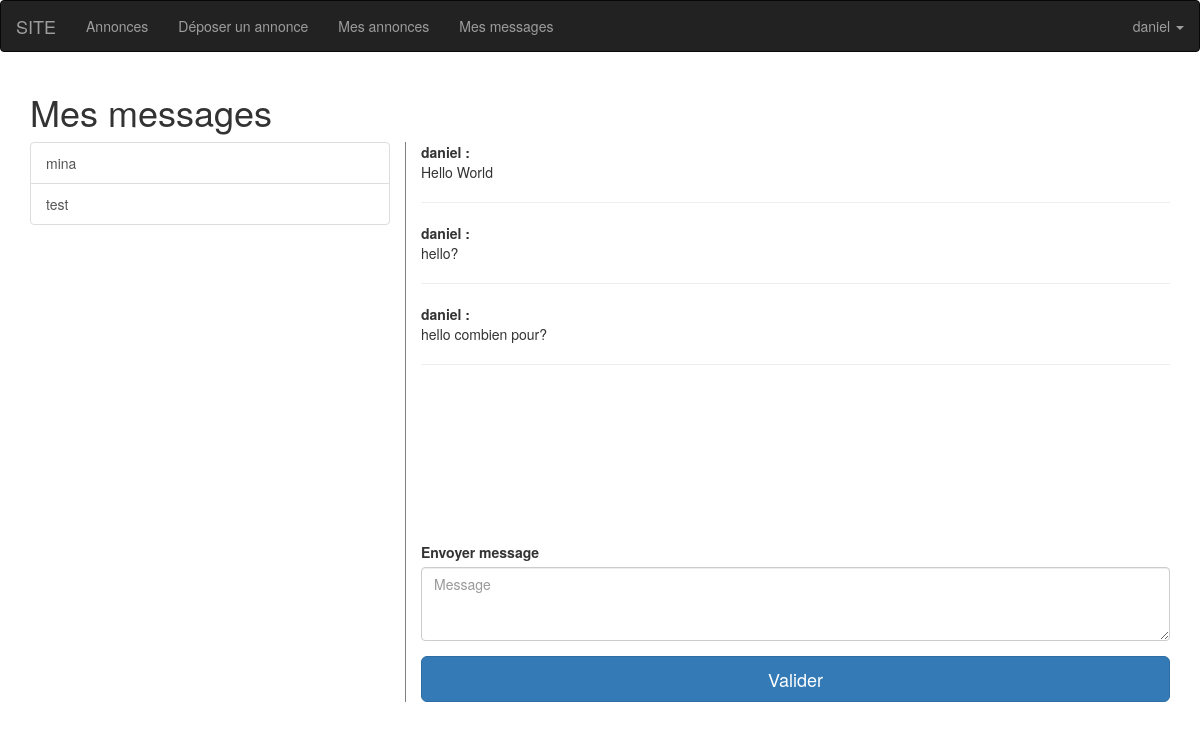
Screenshot of /code_projet_g3/messages.php?util=test (signed in) with the database file from the repository.
### tables this page shows
CREATE TABLE `users` (
  `idU` int(11) NOT NULL,
  `login` varchar(20) NOT NULL,
  `password` varchar(40) NOT NULL,
  `email` varchar(30) NOT NULL,
  `statut` varchar(10) NOT NULL,
  `dateInscription` date NOT NULL
);

CREATE TABLE `messages` (
  `idAuteur1` int(11) NOT NULL,
  `idAuteur2` int(11) NOT NULL,
  `texteMessage` text NOT NULL,
  `dateMessage` date NOT NULL,
  `idMessage` int(11) NOT NULL
);

### code_projet_g3/messages.php (the view, shortened to what this page needs)
<!DOCTYPE html>
<html lang="fr">
    <head>
    </head>
    <body>
        <?php
            include 'entete.php';
        ?>
        <div class="container">
            <h1>Mes messages</h1>
            <?php
                require('connectionBD.php');
                try
                {
                    $users = array($_SESSION['login']);
                    $req = $bdd->prepare("SELECT u1.login, u2.login AS login2 FROM messages AS m LEFT JOIN users AS u1 ON m.idAuteur1 = u1.idU LEFT JOIN users AS u2 ON m.idAuteur2 = u2.idU WHERE u1.login = :login OR u2.login = :login");
                    $req->bindValue(":login", $_SESSION['login']);
                    $req->execute();
                    $res = $req->fetch(PDO::FETCH_ASSOC);
                    echo '<div class="row">';
                    if($res)
                    {
                            echo '<div class="col-md-4">';
                                echo '<div class="list-group">';
                                do{
                                    if(!in_array($res['login2'], $users))
                                    {
                                        echo '<a href="messages.php?util='.$res['login2'].'" class="list-group-item list-group-item-action">'.$res['login2'].'</a>';
                                        array_push($users, $res['login2']);
                                    }
                                }while($res = $req->fetch(PDO::FETCH_ASSOC));
                                echo '</div>';
                            echo '</div>';
                    }
                    if(isset($_GET['util']) && $_GET['util'] != $_SESSION['login'])
                    {
                        $req = $bdd->prepare("SELECT u1.login, u2.login AS login2, texteMessage, idMessage FROM messages AS m LEFT JOIN users AS u1 ON m.idAuteur1 = u1.idU LEFT JOIN users AS u2 ON m.idAuteur2 = u2.idU WHERE (u1.login = :login AND u2.login = :login2) OR (u1.login = :login2 AND u2.login = :login)");
                        $req->bindValue(":login", $_SESSION['login']);
                        $req->bindValue(":login2", $_GET['util']);
                        $req->execute();
                        $res = $req->fetch(PDO::FETCH_ASSOC);
                        if($res){
                            echo '<div class="col-md-8" style="border-left:1px solid grey">';
                            echo '<div style="overflow-y: scroll; height:400px;">';
                            do
                            {
                                echo '<strong>'.$res['login'].' : </strong>';
                                echo '<p>'.$res['texteMessage'].'</p>';
                                echo '<hr>';
                            }while($res = $req->fetch(PDO::FETCH_ASSOC));
                        }
                        else
                        {
                            die("Aucun message");
                        }
                        echo <<<END
                            </div>
                                    <form class="form-signin" role="form" method="post" action="postMessage.php">
                                        <div class="form-group">
                                            <label for="message">Envoyer message</label>
                                            <textarea class="form-control" rows="3" name="message" placeholder="Message"></textarea>
                                        </div>
                                        <button class="btn btn-lg btn-primary btn-block" type="submit" name="submit" value=$_GET[util]>Valider</button>
                                    </form>
                                </div>
                            </div>
END;
                    }
                    else
                    {
                    }
                }
                catch(PDOException $e)
                {
                    die('Erreur : ' . $e->getMessage());
                }
            ?>
        </div>
    </body>
</html>

### rows the page displays
users: users.login "mina", users.login "test"
messages: idAuteur1.login "daniel", texteMessage "Hello World"
messages: idAuteur1.login "daniel", texteMessage "hello?"
messages: idAuteur1.login "daniel", texteMessage "hello combien pour?"

### other values shown
$_SESSION['login'] "daniel"
